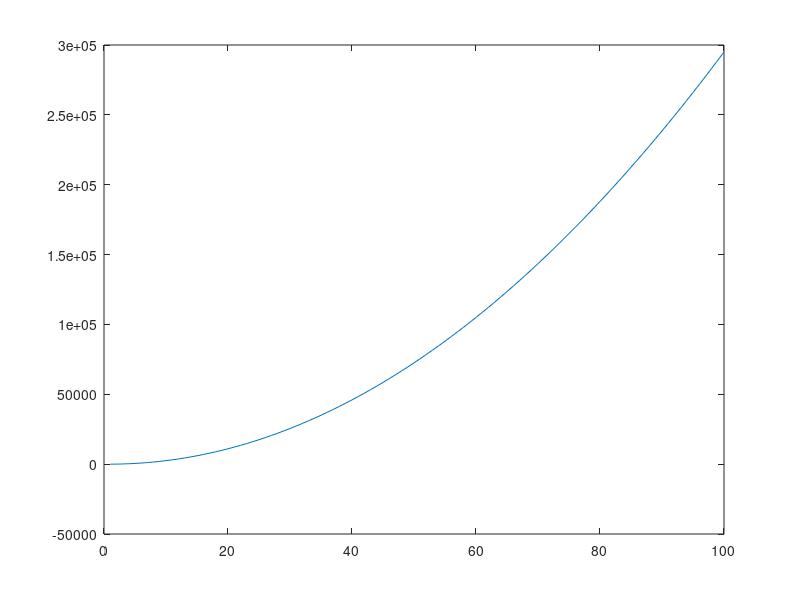

This chart was generated by the following MATLAB code: (Note: this script raises an error after producing the figure.)
%% f(x)=30*x.^2-50*x+8
%a) Draw the graph of the function. (20p)
%b) Optimize with the optimization function. (Take the limits as 0 and 40 for x) (15p)
%c)Take the derivative and find the x value. (15p)
%----------Write the Program Code Here-----------

%a)

x=1:100;
y=(30*x.^2-50*x+8);
plot(x,y)

%b)

syms x 
y=@(x)(30*x.^2-50*x+8);
fplot(y)
[x,fval,exitfilag]=fminbnd('30*x.^2-50*x+8',0,40)

%c

syms c 
y=30*x.^2-50*x+8
t1=diff(y,x)
cozum=double(solve(t1==0,x))
t2=diff(t1,x)
